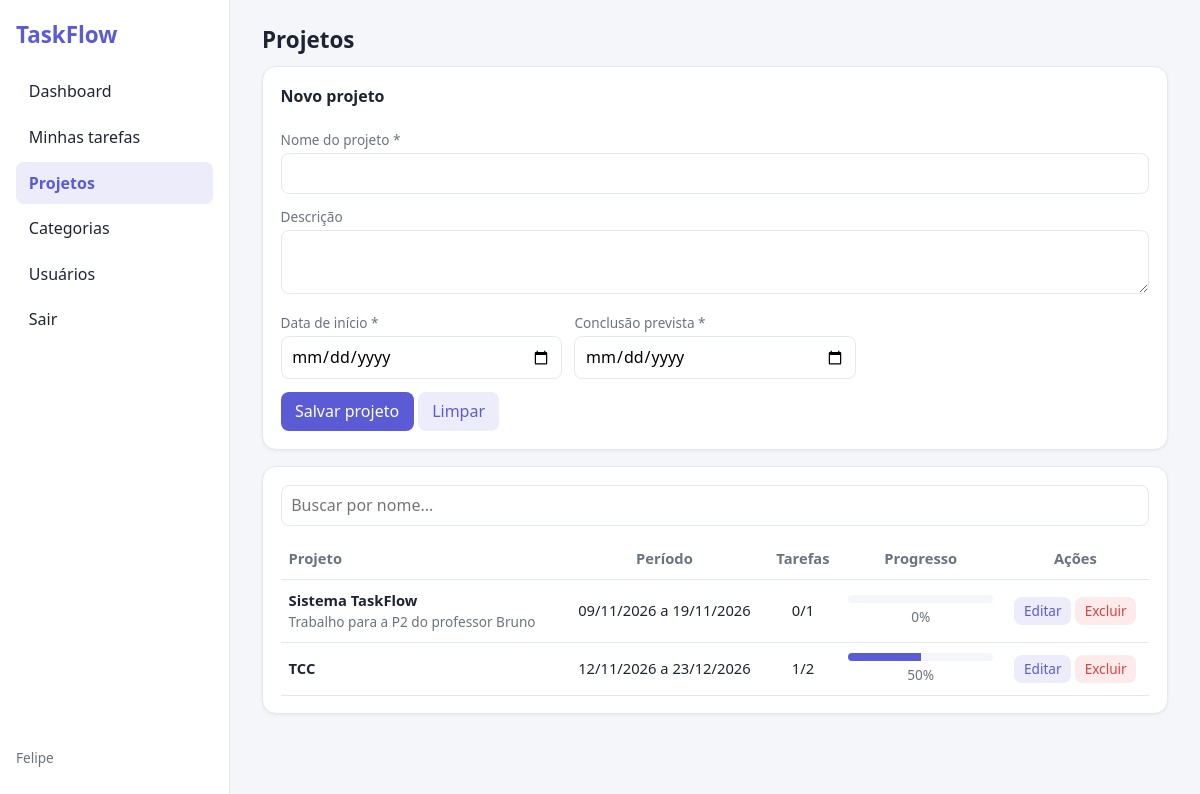
/view/projetos.php (signed in), run on the app's committed database.
### tables this page shows
CREATE TABLE `projetos` (
  `id` int(11) NOT NULL,
  `nome` varchar(80) NOT NULL,
  `descricao` text DEFAULT NULL,
  `inicio` date NOT NULL,
  `fim` date NOT NULL,
  `usuario_id` int(11) NOT NULL
);

### processamento/funcoesProjetos.php (called while the page is built, shortened)
<?php
function listarProjetos($usuario_id){
  $conexao = conectarBD();
  $usuario_id = (int) $usuario_id;
  $consulta = "SELECT p.*,
                      COUNT(t.id) AS total_tarefas,
                      COALESCE(SUM(t.status = 'Concluída'), 0) AS concluidas
               FROM projetos p
               LEFT JOIN tarefas t ON t.projeto_id = p.id
               WHERE p.usuario_id = $usuario_id
               GROUP BY p.id
               ORDER BY p.nome";
  return mysqli_query($conexao, $consulta);
}
?>

### view/projetos.php (the view, shortened to what this page needs)
<?php
 require "../processamento/funcoesProjetos.php";
 $projetoEditar = null;
 $projetos = listarProjetos($_SESSION['usuario_id']);
?>
<!DOCTYPE html>
<html lang="pt-BR">
<head>
  <link rel="stylesheet" href="../css/base.css">
  <link rel="stylesheet" href="../css/projetos.css">
</head>
<body>
  <aside class="sidebar" id="sidebar">
    <h1 class="logo">TaskFlow</h1>
    <a href="dashboard.php">Dashboard</a>
    <a href="minhas-tarefas.php">Minhas tarefas</a>
    <a href="projetos.php" class="ativo">Projetos</a>
    <a href="categorias.php">Categorias</a>
    <a href="usuarios.php">Usuários</a>
    <a href="../processamento/sair.php" id="btnSair">Sair</a>
    <p class="usuario suave"><?php echo htmlspecialchars($_SESSION['usuario_nome']); ?></p>
  </aside>
  <main>
  <h2>Projetos</h2>
  <form id="formProjeto" class="card form" action="../processamento/processamentoProjetos.php" method="post">
    <h3 class="full" id="tituloForm"><?php echo $projetoEditar ? 'Editar projeto' : 'Novo projeto'; ?></h3>
    <div class="full">
      <label for="pNome">Nome do projeto *</label>
      <input id="pNome" name="inputNome" required maxlength="80" value="<?php echo htmlspecialchars($projetoEditar['nome'] ?? ''); ?>">
    </div>
    <div class="full">
      <label for="pDescricao">Descrição</label>
      <textarea id="pDescricao" name="inputDescricao" rows="2"><?php echo htmlspecialchars($projetoEditar['descricao'] ?? ''); ?></textarea>
    </div>
    <div>
      <label for="pInicio">Data de início *</label>
      <input type="date" id="pInicio" name="inputInicio" required value="<?php echo $projetoEditar['inicio'] ?? ''; ?>">
    </div>
    <div>
      <label for="pFim">Conclusão prevista *</label>
      <input type="date" id="pFim" name="inputFim" required value="<?php echo $projetoEditar['fim'] ?? ''; ?>">
    </div>
    <div class="full">
      <button type="submit" class="btn">Salvar projeto</button>
      <?php if ($projetoEditar) { ?>
        <a href="projetos.php" class="btn cancelar">Cancelar edição</a>
      <?php } else { ?>
        <button type="reset" class="btn sec">Limpar</button>
      <?php } ?>
    </div>
  </form>
  <div class="card">
    <div class="filtros"><input id="pBusca" placeholder="Buscar por nome..."></div>
    <div class="tabela">
      <table>
        <thead><tr><th>Projeto</th><th>Período</th><th>Tarefas</th><th class="col-progresso">Progresso</th><th>Ações</th></tr></thead>
        <tbody id="corpoProjetos">
          <?php while ($p = mysqli_fetch_assoc($projetos)) {
            $total = (int) $p['total_tarefas'];
            $feitas = (int) $p['concluidas'];
            $pct = $total > 0 ? round($feitas / $total * 100) : 0;
          ?>
            <tr>
              <td><b><?php echo htmlspecialchars($p['nome']); ?></b><br><span class="suave"><?php echo htmlspecialchars($p['descricao'] ?? ''); ?></span></td>
              <td><?php echo date('d/m/Y', strtotime($p['inicio'])); ?> a <?php echo date('d/m/Y', strtotime($p['fim'])); ?></td>
              <td><?php echo $feitas; ?>/<?php echo $total; ?></td>
              <td>
                <div class="progresso"><i style="width:<?php echo $pct; ?>%"></i></div>
                <span class="suave"><?php echo $pct; ?>%</span>
              </td>
              <td>
                <a href="projetos.php?editar=<?php echo $p['id']; ?>" class="btn sec peq">Editar</a>
                <form action="../processamento/processamentoProjetos.php" method="post" style="display:inline">
                  <button class="btn perigo peq" data-confirmar="Excluir este projeto? As tarefas dele ficarão sem projeto.">Excluir</button>
                </form>
              </td>
            </tr>
          <?php } ?>
        </tbody>
      </table>
    </div>
  </div>
  </main>
</body>
</html>

### css/base.css (style rules this page uses)
:root { --cor: #5b5bd6; --cor-clara: #ececfb; --bg: #f5f6fa; --card: #fff; --borda: #e6e8ef; --texto: #1f2433; --suave: #6b7280; --ok: #2f9e6e; --alerta: #d98a1f; --erro: #d64545; }
* { box-sizing: border-box; }
body { margin: 0; font-family: "Segoe UI", system-ui, sans-serif; background: var(--bg); color: var(--texto); line-height: 1.45; }
h1, h2, h3 { margin: 0 0 .6rem; }
h2 { font-size: 1.4rem; }
h3 { font-size: 1rem; }
.suave { color: var(--suave); font-size: .85rem; }
.sidebar { position: fixed; inset: 0 auto 0 0; width: 230px; background: var(--card); border-right: 1px solid var(--borda); padding: 1.2rem 1rem; display: flex; flex-direction: column; gap: .2rem; z-index: 10; transition: transform .2s; }
.logo { color: var(--cor); font-size: 1.4rem; margin-bottom: 1rem; }
.sidebar a { padding: .6rem .8rem; border-radius: 8px; color: var(--texto); text-decoration: none; }
.sidebar a.ativo { background: var(--cor-clara); color: var(--cor); font-weight: 600; }
.sidebar .usuario { margin-top: auto; }
main { margin-left: 230px; padding: 1.5rem 2rem; }
.card { background: var(--card); border: 1px solid var(--borda); border-radius: 14px; padding: 1.1rem; box-shadow: 0 1px 3px rgba(20, 25, 50, .06); margin-bottom: 1rem; }
label { display: block; font-size: .85rem; color: var(--suave); margin-bottom: .2rem; }
input, select, textarea { width: 100%; padding: .5rem .6rem; border: 1px solid var(--borda); border-radius: 8px; font: inherit; background: #fff; }
.form { display: grid; grid-template-columns: repeat(auto-fit, minmax(220px, 1fr)); gap: .8rem; }
.form .full { grid-column: 1/-1; }
.btn { border: 0; border-radius: 8px; padding: .5rem .9rem; font: inherit; cursor: pointer; background: var(--cor); color: #fff; }
.btn.sec { background: var(--cor-clara); color: var(--cor); }
.btn.perigo { background: #fdeaea; color: var(--erro); }
.btn.peq { padding: .25rem .6rem; font-size: .85rem; }
a.btn { text-decoration: none; display: inline-block; }
.filtros { display: grid; grid-template-columns: repeat(auto-fit, minmax(160px, 1fr)); gap: .6rem; margin-bottom: .8rem; }
.tabela { overflow-x: auto; }
table { width: 100%; border-collapse: collapse; font-size: .92rem; }
th, td { text-align: left; padding: .6rem .5rem; border-bottom: 1px solid var(--borda); vertical-align: middle; }
th { color: var(--suave); font-weight: 600; }
.progresso { background: var(--bg); border-radius: 99px; height: 8px; overflow: hidden; min-width: 90px; }
.progresso i { display: block; height: 100%; background: var(--cor); }

### css/projetos.css (style rules this page uses)
th, td { text-align: center; }
th:first-child, td:first-child { text-align: left; }
.col-progresso { min-width: 150px; }
td .progresso { margin-bottom: .2rem; }
td:last-child { white-space: nowrap; }

### data on the page
projetos: nome "Sistema TaskFlow", descricao "Trabalho para a P2 do professor Bruno", inicio "09/11/2026", fim "19/11/2026", feitas "0", total "1", pct "0"
projetos: nome "TCC", inicio "12/11/2026", fim "23/12/2026", feitas "1", total "2", pct "50"

### other printed values
$_SESSION['usuario_nome'] "Felipe"
